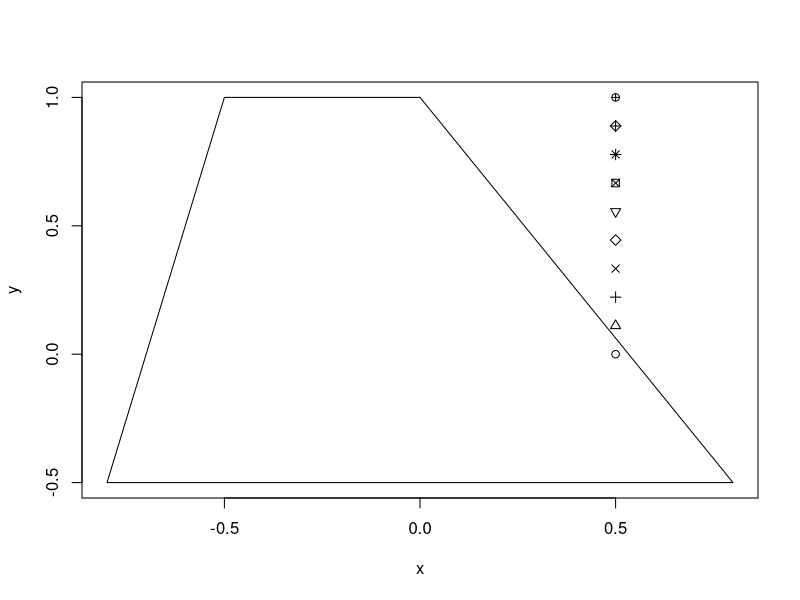
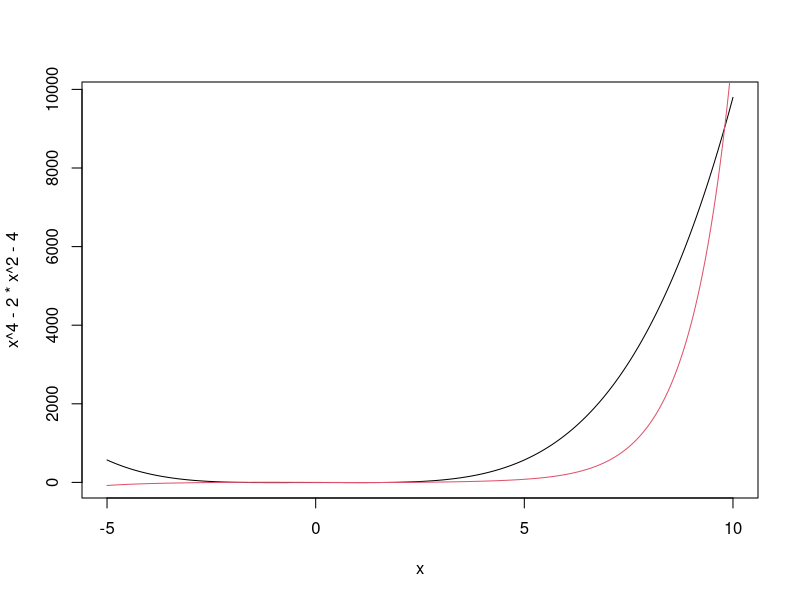
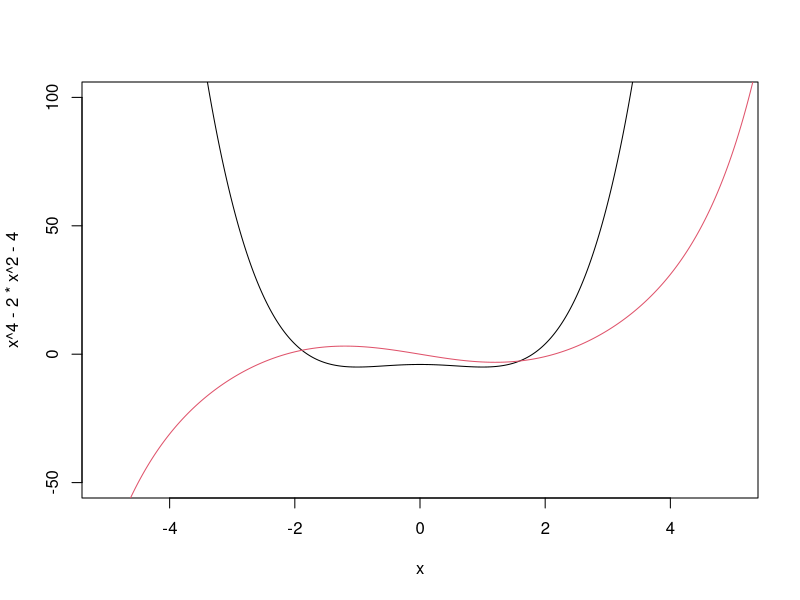
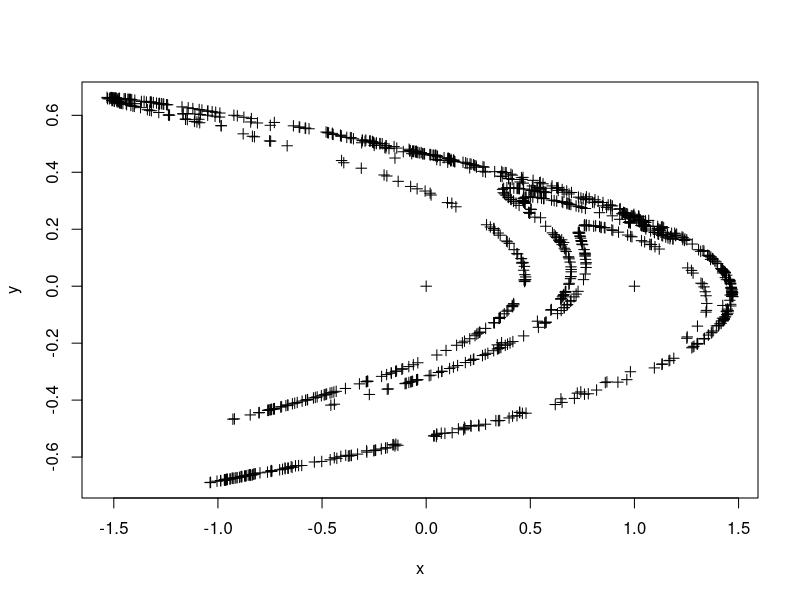

These charts were generated, in order, by the following R code:
#Question 1:
x <- c(0.0,  0.8, -0.8, -0.5, 0.0)
y <- c(1.0, -0.5, -0.5,  1.0, 1.0)
plot(x,y,type="l")
#This produces a trapzium

#Question 2:
points(x=rep(0.5,10),y=seq(0,1,length.out=10),pch=1:10)
#This adds points with each of the first 10 plotting symbols going up the screen
#We can observe that the 6th one is a down pointing triangle
#Hence pch=6

#Question 3:
x <- seq(-5,10,by=0.01)
plot(x, x^4 - 2*x^2 - 4,type="l")
lines(x, sinh(x) - 5*sin(x),col=2)
#This reveals a plot that clearly shows one intersection near x=9.5
#However, it is ambiguous as to how many more intersections there are between -5 and 5.

#We can zoom in by using xlim and ylim with appropriate values
plot(x, x^4 - 2*x^2 - 4,type="l",xlim=c(-5,5),ylim=c(-50,100))
lines(x, sinh(x) - 5*sin(x),col=2)
#This reveals two further roots at x~ -1.9 and x~ 1.8
#Hence there are 3 roots.

#Question 4:
#We can find the sequence of x and y using for loops
#For the first set of values:
a <- 1.15
b <- 0.45

N<-1000
x <- y <- 0
for (i in 2:N) {
x[i] <- y[i-1] + 1 - a*x[i-1]^2
y[i] <- b*x[i-1]
}

#To find which set of parameters matching with which plot we produce
plot(x,y,pch=3)

#Changing the values of a and b shows that
#(i) goes with C
#(ii) goes with B
#(iii) goes with A
#(iv) goes with D

